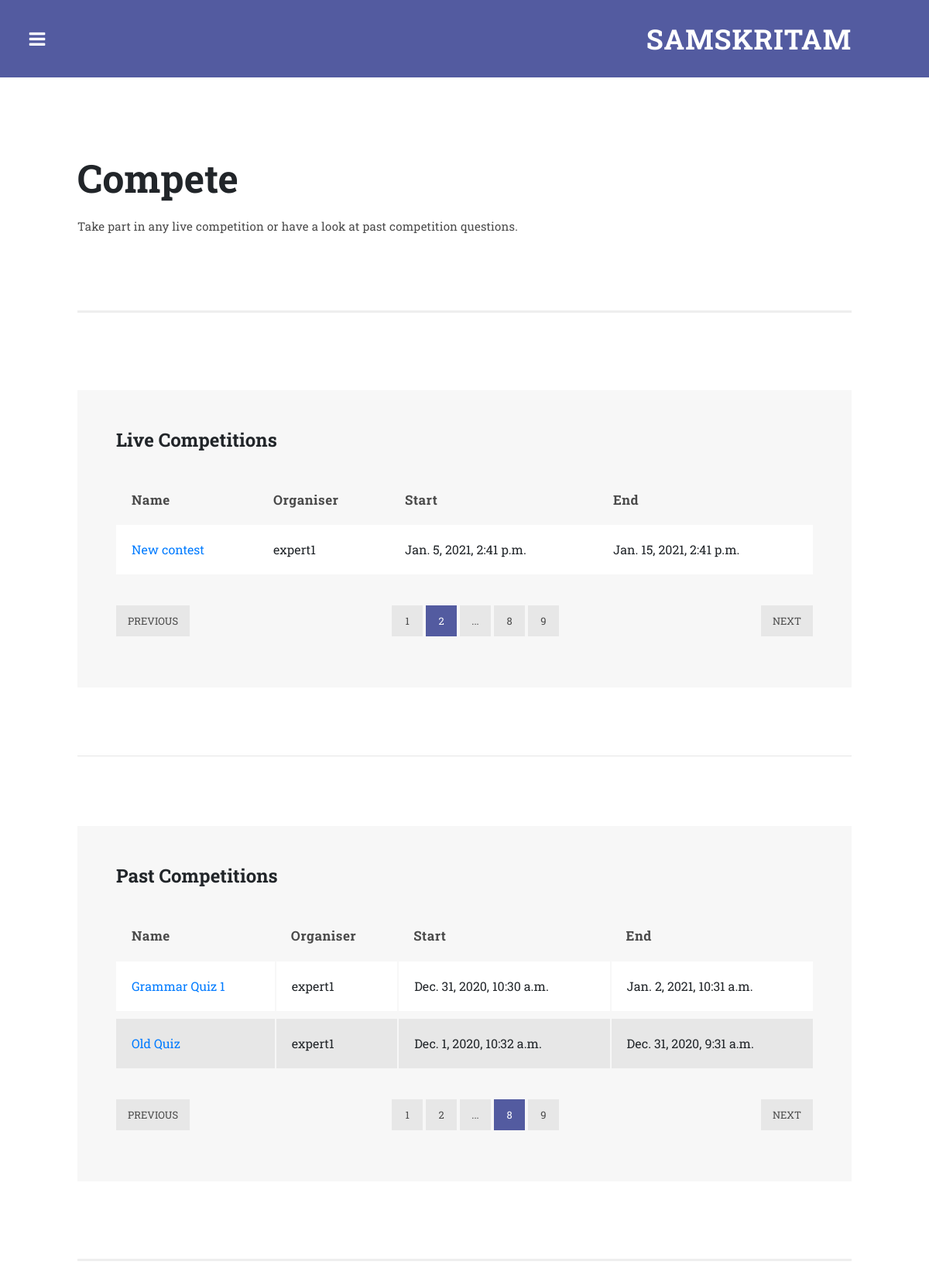
/compete/, run on an earlier commit of the app's database.
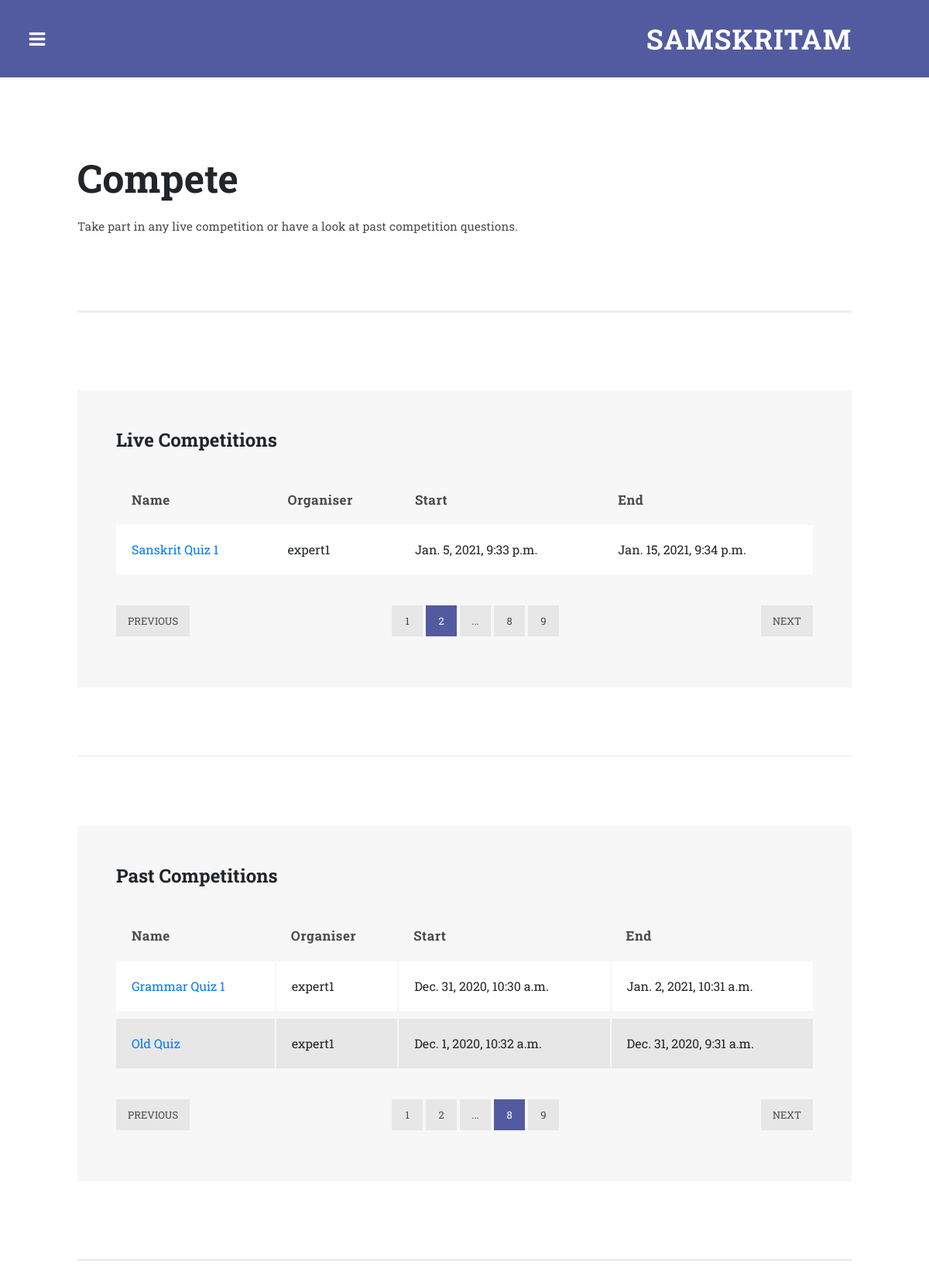
And on a later commit of the database.
### main/models.py (models this page shows, shortened)
class Competition(models.Model):
    name = models.CharField(max_length=200)
    organiser = models.ForeignKey(User,on_delete=models.SET_NULL,null=True)
    description = models.TextField(default='-')
    start_time = models.DateTimeField(null = True)
    end_time = models.DateTimeField(null = True)
    imageurl = models.TextField(null = True, blank = True,default='-')
    imagename = models.TextField(null = True, blank =True,default='-')

### main/views.py (the view, shortened to what this page needs)
# urls.py: path('compete/',views.compete,name="compete"),
def compete(request):
    expert = None
    if request.user.is_authenticated:
        if Expert_data.objects.filter(user = request.user):
            expert = request.user
    now = datetime.now()
    live_competitions = Competition.objects.filter(end_time__gte=now)
    past_competitions = Competition.objects.filter(end_time__lt=now)
    return render(request,'main/compete.html',{"expert":expert,"live_competitions":live_competitions,"past_competitions":past_competitions})

### templates/main/compete.html (shortened to what this page needs)
{%extends "main/base.html"%}
{% load static %}
{% block content %}
            <div class="page-heading">
              <div class="container-fluid">
                <div class="row">
                  <div class="col-md-12">
                    <h1 style="font-size: 50px;">Compete</h1>
                    <p>Take part in any live competition or have a look at past competition questions.</p>
                  </div>
                </div>
              </div>
            </div>
            <section class="tables">
              <div class="container-fluid">
                <div class="row">
                  <div class="col-md-12">
                    <div class="default-table">
                      <div class="section-heading">
                        <h2>Live Competitions</h2>
                      </div>
                      <table>
                        <thead>
                          <tr>
                            <th>Name</th>
                            <th>Organiser</th>
                            <th>Start</th>
                            <th>End</th>
                          </tr>
                        </thead>
                        <tbody>
                          {% for competition in live_competitions %}
                          <tr>
                            <td><a href="{% url 'competition_description' pk=competition.pk %}">{{competition.name}}</a></td>
                            <td>{{competition.organiser}}</td>
                            <td>{{competition.start_time}}</td>
                            <td>{{competition.end_time}}</td>
                          </tr>
                          {% endfor %}
                        </tbody>
                      </table>
                      <ul class="table-pagination">
                        <li><a href="#">Previous</a></li>
                        <li><a href="#">1</a></li>
                        <li class="active"><a href="#">2</a></li>
                        <li><a href="#">...</a></li>
                        <li><a href="#">8</a></li>
                        <li><a href="#">9</a></li>
                        <li><a href="#">Next</a></li>
                      </ul>
                    </div>
                    <br><br><br>
                    <hr>
                    <br>
                    <div class="alternate-table">
                      <div class="section-heading">
                        <h2>Past Competitions</h2>
                      </div>
                      <table>
                        <thead>
                          <tr>
                            <th>Name</th>
                            <th>Organiser</th>
                            <th>Start</th>
                            <th>End</th>
                          </tr>
                        </thead>
                        {% for competition in past_competitions %}
                          <tr>
                            <td><a href="{% url 'competition_description' pk=competition.pk %}">{{competition.name}}</a></td>
                            <td>{{competition.organiser}}</td>
                            <td>{{competition.start_time}}</td>
                            <td>{{competition.end_time}}</td>
                          </tr>
                          {% endfor %}
                      </table>
                      <ul class="table-pagination">
                        <li><a href="#">Previous</a></li>
                        <li><a href="#">1</a></li>
                        <li><a href="#">2</a></li>
                        <li><a href="#">...</a></li>
                        <li class="active"><a href="#">8</a></li>
                        <li><a href="#">9</a></li>
                        <li><a href="#">Next</a></li>
                      </ul>
                    </div>
                  </div>
                </div>
              </div>
            </section>
      {%endblock%}

### templates/main/base.html (shortened to what this page needs)
{% load static %}
<!DOCTYPE html>
<html lang="en">
<head>
  <link href="{% static 'main/assets/css/style1.css' %}" rel="stylesheet" type="text/css">
  <link href="{% static 'main/vendor/bootstrap/css/bootstrap.min.css' %}" rel="stylesheet">
  <link rel="stylesheet" href="{% static 'main/assets/css/fontawesome.css' %}">
  <link rel="stylesheet" href="{% static 'main/assets/css/templatemo-style.css' %}">
  <link rel="stylesheet" href="{% static 'main/assets/css/owl.css' %}">
  <link rel="stylesheet" href="{% static 'main/assets/css/style.css' %}">
</head>
<body class="is-preload">
  <div id="wrapper">
    <div id="main">
      <div class="inner">
        <header id="header">
          <div class="logo">
            <a href="{% url 'home' %}">Samskritam</a>
          </div>
        </header>
        {% block content %}
        {% endblock %}
      </div>
    </div>
  </div>
</body>
</html>

### static/main/assets/css/style1.css (style rules this page uses)
body { color: #330066; background: #FFFFFF; font-family: Verdana, Arial; }
p { margin: 0.6em 0 0.6em 0; }
a { color: #330066; text-decoration: underline; }
ul li { line-height:20pt; }

### static/main/assets/css/templatemo-style.css (style rules this page uses)
body { font-family: 'Roboto Slab', sans-serif; }
p { font-size: 14px; line-height: 25px; color: #7a7a7a; letter-spacing: 0.2px; }
section { border-bottom: 3px solid #eee; padding-bottom: 100px; }
#wrapper { display: -moz-flex; display: -webkit-flex; display: -ms-flex; display: flex; -moz-flex-direction: row-reverse; -webkit-flex-direction: row-reverse; -ms-flex-direction: row-reverse; flex-direction: row-reverse; min-height: 100vh; }
#main { -moz-flex-grow: 1; -webkit-flex-grow: 1; -ms-flex-grow: 1; flex-grow: 1; -moz-flex-shrink: 1; -webkit-flex-shrink: 1; -ms-flex-shrink: 1; flex-shrink: 1; width: 100%; }
#main > .inner { padding: 100px; }
section.tables { margin-top: 80px; border-top: 3px solid #eee!important; padding-top: 100px; }
section.tables .container-fluid { padding-left: 0px; padding-right: 0px; }
.default-table { -webkit-overflow-scrolling: touch; overflow-x: auto; background-color: #f7f7f7; padding: 50px; }
.alternate-table { margin-top: 50px; -webkit-overflow-scrolling: touch; overflow-x: auto; background-color: #f7f7f7; padding: 50px; }
.alternate-table table td { border-right: 2px solid #f7f7f7; }
.alternate-table table td:last-child { border-right: none; }
table { width: 100%; }
table tbody tr { border-left: 0; border-right: 0; border-bottom: 10px solid #f7f7f7; }
table td { padding: 20px; }
table th { padding: 0px 20px 20px 20px; font-size: 17px; font-weight: 700; letter-spacing: 0.5px; text-align: left; text-transform: capitalize; }
table tbody tr { background-color: #e7e7e7; }
table tbody tr:nth-child(2n + 1) { background-color: #fff; }
table th { color: #4a4a4a; }
ul.table-pagination { padding: 0; margin-top: 30px; list-style: none; text-align: center; }
ul.table-pagination li { display: inline-block; }
ul.table-pagination li:first-child { float: left; }
ul.table-pagination li:last-child { float: right; }
ul.table-pagination li a { display: inline-block; height: 40px; background-color: #e7e7e7; text-align: center; line-height: 40px; padding: 0px 15px; min-width: 40px; color: #4a4a4a; text-transform: uppercase; font-size: 13px; transition: all 0.5s; }
ul.table-pagination li a:hover, ul.table-pagination li.active a { background-color: #535ba0; color: #fff; }
.page-heading .container-fluid { padding-left: 0px; padding-right: 0px; }
.page-heading h1 { margin-top: 0px; font-size: 38px; font-weight: 700; margin-bottom: 20px; }
.page-heading p { font-size: 15px; color: #4a4a4a; }
.section-heading h2 { margin-top: 0px; font-size: 24px; font-weight: 700; margin-bottom: 50px; }
#header { display: -moz-flex; display: -webkit-flex; display: -ms-flex; display: flex; position: relative; background-color: #535ba0; margin: -100px -100px 100px -100px; }
#header .logo { text-align: right; display: inline-block; width: 100%; height: 100px; line-height: 100px; }
#header .logo a { font-size: 36px; text-transform: uppercase; letter-spacing: 1px; color: #fff; font-weight: 700; margin-right: 100px; }

What changed in the data, as far as the page shows it:
removed Competition: name "New contest", organiser "expert1", start_time "Jan. 5, 2021, 2:41 p.m.", end_time "Jan. 15, 2021, 2:41 p.m.", shown under "Live Competitions"
added Competition: name "Sanskrit Quiz 1", organiser "expert1", start_time "Jan. 5, 2021, 9:33 p.m.", end_time "Jan. 15, 2021, 9:34 p.m.", shown under "Live Competitions"
